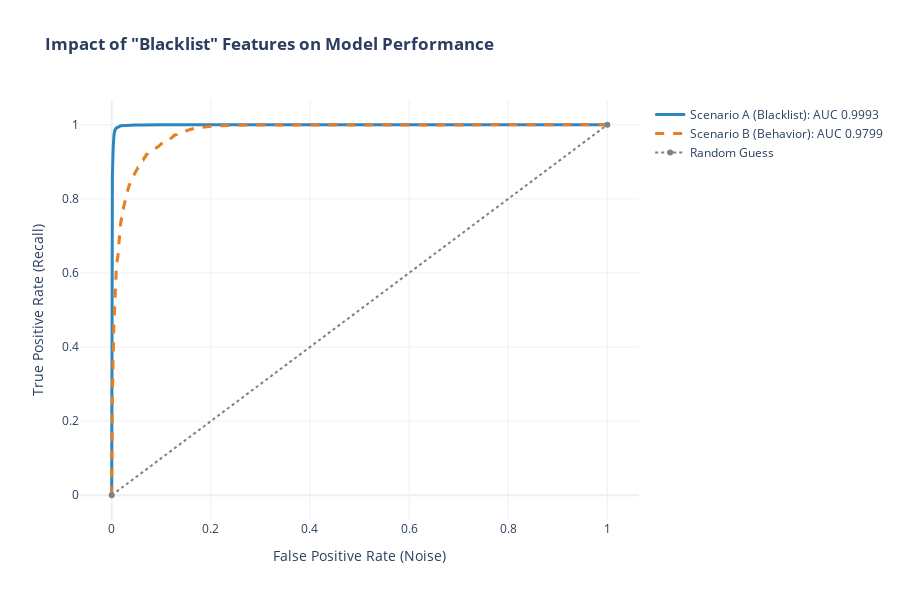

Notebook code for this chart:
### Code cell
# ROC Overlay Plot: Scenario A vs Scenario B
fpr_a, tpr_a, _ = roc_curve(y_val, model_a_tuned.predict_proba(X_val)[:, 1]) # Scenario A
fpr_b, tpr_b, _ = roc_curve(y_val, model_b_tuned.predict_proba(X_val_beh)[:, 1]) # Scenario B

fig1 = go.Figure()
fig1.add_trace(go.Scatter(x=fpr_a, y=tpr_a, name=f'Scenario A (Blacklist): AUC {auc(fpr_a, tpr_a):.4f}',
                         line=dict(color='#2E86C1', width=3)))
fig1.add_trace(go.Scatter(x=fpr_b, y=tpr_b, name=f'Scenario B (Behavior): AUC {auc(fpr_b, tpr_b):.4f}',
                         line=dict(color='#E67E22', width=3, dash='dash')))
fig1.add_trace(go.Scatter(x=[0, 1], y=[0, 1], name='Random Guess',
                         line=dict(color='gray', dash='dot')))

fig1.update_layout(title='<b>Impact of "Blacklist" Features on Model Performance</b>',
                   xaxis_title='False Positive Rate (Noise)',
                   yaxis_title='True Positive Rate (Recall)',
                   template='plotly_white', height=600)
fig1.write_html("../assets/asset1_roc_interactive.html")
fig1.show()

### Figure 1 — Plotly figure (JSON) as saved in the notebook; plotly's stock layout.template omitted (floating-point values rounded to 4 significant figures; data arrays with more than 128 entries replaced by an {"elided": "..."} marker saying what was removed)
{"data": [{"line": {"color": "#2E86C1", "width": 3}, "name": "Scenario A (Blacklist): AUC 0.9993", "type": "scatter", "x": {"elided": "1826 float values"}, "y": {"elided": "1826 float values"}}, {"line": {"color": "#E67E22", "dash": "dash", "width": 3}, "name": "Scenario B (Behavior): AUC 0.9799", "type": "scatter", "x": {"elided": "2400 float values"}, "y": {"elided": "2400 float values"}}, {"line": {"color": "gray", "dash": "dot"}, "name": "Random Guess", "type": "scatter", "x": [0, 1], "y": [0, 1]}], "layout": {"height": 600, "title": {"text": "<b>Impact of \"Blacklist\" Features on Model Performance</b>"}, "xaxis": {"title": {"text": "False Positive Rate (Noise)"}}, "yaxis": {"title": {"text": "True Positive Rate (Recall)"}}}}
